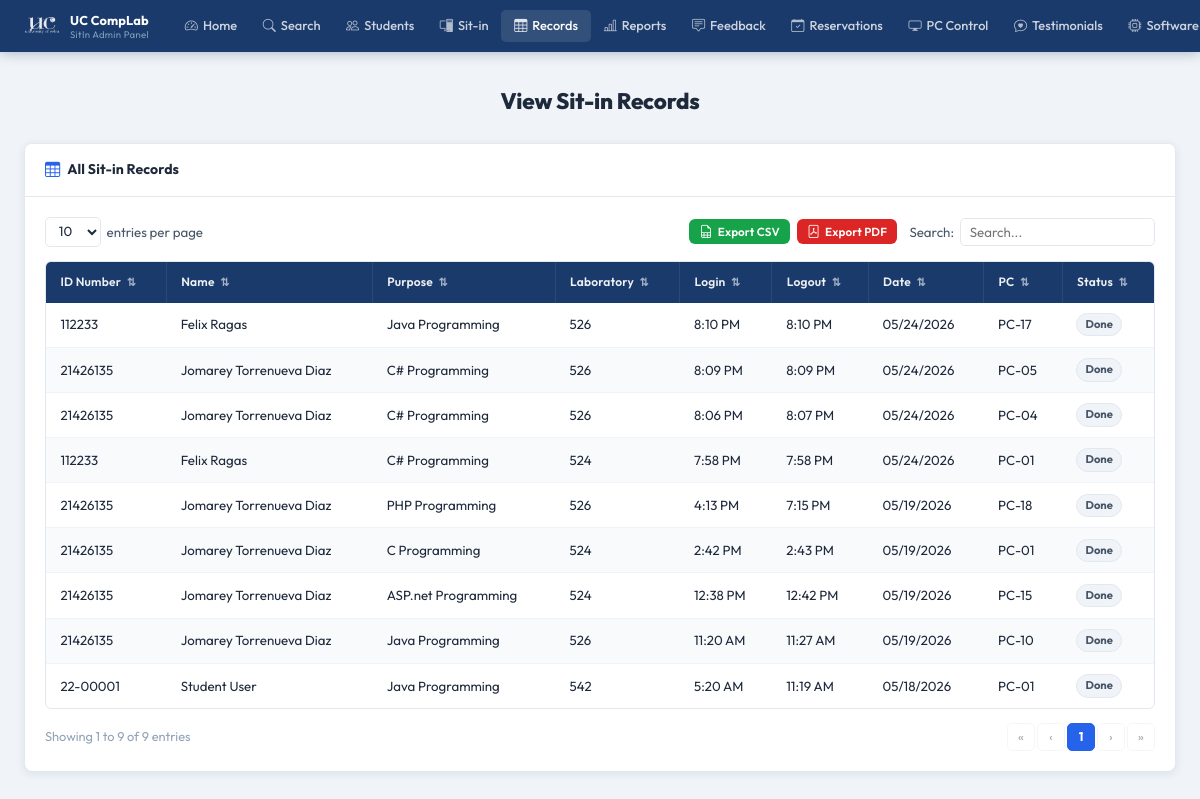
/pages/admin/view-sitin.php (signed in), run on an earlier commit of the app's database.
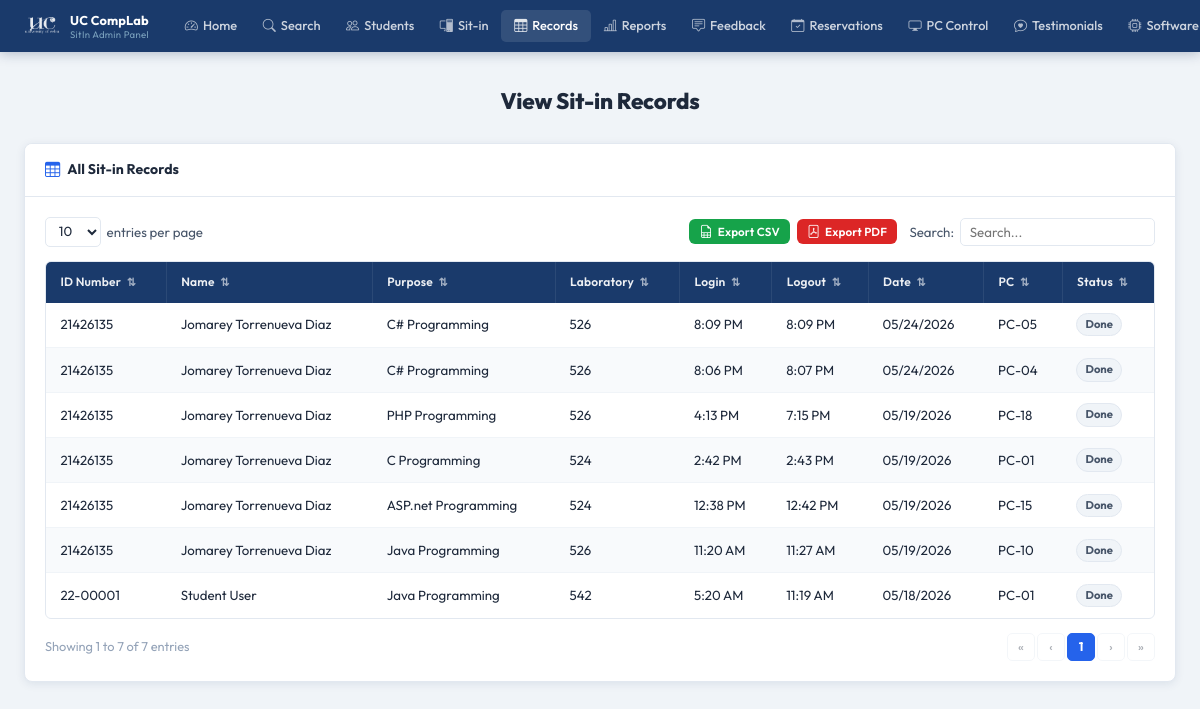
And on a later commit of the database.
### tables this page shows
CREATE TABLE sit_in_logs (
            id          INTEGER PRIMARY KEY AUTOINCREMENT,
            user_id     INTEGER NOT NULL,
            lab_room    TEXT    NOT NULL,
            purpose     TEXT,
            status      TEXT    DEFAULT 'active',
            login_time  DATETIME DEFAULT CURRENT_TIMESTAMP,
            logout_time DATETIME, pc_number INTEGER,
            FOREIGN KEY (user_id) REFERENCES users(id) ON DELETE CASCADE
        );

CREATE TABLE users (
            id                 INTEGER PRIMARY KEY AUTOINCREMENT,
            first_name         TEXT    NOT NULL,
            last_name          TEXT    NOT NULL,
            middle_name        TEXT,
            student_id         TEXT    UNIQUE NOT NULL,
            course             TEXT    NOT NULL,
            course_level       INTEGER NOT NULL,
            email              TEXT    UNIQUE NOT NULL,
            address            TEXT    NOT NULL,
            password           TEXT    NOT NULL,
            remaining_sessions INTEGER DEFAULT 30,
            created_at         DATETIME DEFAULT CURRENT_TIMESTAMP
        , profile_picture TEXT, points INTEGER DEFAULT 0);

### pages/admin/view-sitin.php (the view, shortened to what this page needs)
<?php
$base = '../../';
$db = getDB();
$records = $db->query("
    SELECT s.id, u.student_id,
           u.first_name || ' ' || COALESCE(u.middle_name || ' ', '') || u.last_name AS full_name,
           s.purpose, s.lab_room,
           s.login_time, s.logout_time,
           DATE(s.login_time) AS log_date, s.status, s.pc_number
    FROM sit_in_logs s
    JOIN users u ON u.id = s.user_id
    ORDER BY s.login_time DESC
")->fetchAll();
?>
<!DOCTYPE html>
<html lang="en">
<head>
  <link rel="stylesheet" href="<?= $base ?>assets/css/admin.css"/>
  <link rel="stylesheet" href="https://cdn.jsdelivr.net/npm/bootstrap-icons@1.11.3/font/bootstrap-icons.css"/>
</head>
<body>
<?php require_once __DIR__ . '/../../includes/admin-navbar.php'; ?>
<div class="admin-page">
  <div class="admin-inner">
    <h1 class="a-page-title">View Sit-in Records</h1>
    <div class="a-card">
      <div class="a-card-header">
        <i class="bi bi-table"></i> All Sit-in Records
      </div>
      <div class="a-card-body">
        <div class="a-table-controls">
          <div class="a-entries-wrap">
            <select id="recSelect" class="a-entries-select">
              <option>10</option><option>25</option><option>50</option>
            </select>
            <span>entries per page</span>
          </div>
          <div style="display: flex; align-items: center; gap: 0.75rem; flex-wrap: wrap;">
            <div class="a-export-buttons" style="display: flex; gap: 0.4rem;">
              <button onclick="exportTableToCSV('recTable', 'sit_in_records.csv')" class="a-btn a-btn-sm a-btn-green" title="Export current records to CSV">
                <i class="bi bi-file-earmark-spreadsheet"></i> Export CSV
              </button>
              <button onclick="exportTableToPDF('recTable', 'UC CompLab — Sit-in Records', 'sit_in_records.pdf')" class="a-btn a-btn-sm a-btn-red" title="Export current records to a high-fidelity PDF">
                <i class="bi bi-file-pdf"></i> Export PDF
              </button>
            </div>
            <div class="a-search-wrap" style="margin: 0;">
              <label>Search:</label>
              <input type="text" id="recSearch" class="a-search-box" placeholder="Search..."/>
            </div>
          </div>
        </div>
        <div class="a-table-wrap">
          <table class="a-table" id="recTable">
            <thead>
              <tr>
                <th class="a-sortable" data-col="0">ID Number <span class="a-sort-icon">⇅</span></th>
                <th class="a-sortable" data-col="1">Name <span class="a-sort-icon">⇅</span></th>
                <th class="a-sortable" data-col="2">Purpose <span class="a-sort-icon">⇅</span></th>
                <th class="a-sortable" data-col="3">Laboratory <span class="a-sort-icon">⇅</span></th>
                <th class="a-sortable" data-col="4">Login <span class="a-sort-icon">⇅</span></th>
                <th class="a-sortable" data-col="5">Logout <span class="a-sort-icon">⇅</span></th>
                <th class="a-sortable" data-col="6">Date <span class="a-sort-icon">⇅</span></th>
                <th class="a-sortable" data-col="7">PC <span class="a-sort-icon">⇅</span></th>
                <th class="a-sortable" data-col="8">Status <span class="a-sort-icon">⇅</span></th>
              </tr>
            </thead>
            <tbody id="recBody">
              <?php if (empty($records)): ?>
                <tr class="a-table-empty"><td colspan="9">No records found.</td></tr>
              <?php else: ?>
                <?php foreach ($records as $r): ?>
                  <tr class="a-data-row">
                    <td><?= htmlspecialchars($r['student_id']) ?></td>
                    <td><?= htmlspecialchars($r['full_name']) ?></td>
                    <td><?= htmlspecialchars($r['purpose'] ?? '—') ?></td>
                    <td><?= htmlspecialchars($r['lab_room']) ?></td>
                    <td><?= $r['login_time']  ? date('g:i A', strtotime($r['login_time']))  : '—' ?></td>
                    <td><?= $r['logout_time'] ? date('g:i A', strtotime($r['logout_time'])) : '—' ?></td>
                    <td><?= date('m/d/Y', strtotime($r['log_date'])) ?></td>
                    <td><?= $r['pc_number'] ? 'PC-'.str_pad($r['pc_number'],2,'0',STR_PAD_LEFT) : '—' ?></td>
                    <td>
                      <?php $st = $r['logout_time'] ? 'done' : 'active'; ?>
                      <span class="a-badge badge-<?= $st ?>"><?= ucfirst($st) ?></span>
                    </td>
                  </tr>
                <?php endforeach; ?>
              <?php endif; ?>
            </tbody>
          </table>
        </div>
        <div class="a-table-footer">
          <div class="a-table-info" id="recInfo"></div>
          <div class="a-pagination" id="recPag"></div>
        </div>
      </div>
    </div>
  </div>
</div>
</body>
</html>

### includes/admin-navbar.php (shortened to what this page needs)
<?php
$_currentFile = basename($_SERVER['PHP_SELF']);
function _aNav(string $file): string {
    global $_currentFile;
    return $_currentFile === $file ? 'a-active' : '';
}
?>
<nav class="admin-navbar">
  <div class="admin-nav-inner">
    <a href="<?= $base ?>pages/admin/index.php" class="admin-brand-wrap">
      <img src="<?= $base ?>assets/images/uc-logo-white.png" alt="UC" class="admin-brand-logo" />
      <div class="admin-brand-text">
        <span class="admin-brand-name">UC CompLab</span>
        <span class="admin-brand-sub">SitIn Admin Panel</span>
      </div>
    </a>
    <ul class="admin-nav-links">
      <li><a href="<?= $base ?>pages/admin/index.php" class="<?= _aNav('index.php') ?>">
        <i class="bi bi-speedometer2"></i> Home
      </a></li>
      <li><a href="#" id="adminSearchBtn">
        <i class="bi bi-search"></i> Search
      </a></li>
      <li><a href="<?= $base ?>pages/admin/students.php" class="<?= _aNav('students.php') ?>">
        <i class="bi bi-people"></i> Students
      </a></li>
      <li><a href="<?= $base ?>pages/admin/sitin.php" class="<?= _aNav('sitin.php') ?>">
        <i class="bi bi-pc-display"></i> Sit-in
      </a></li>
      <li><a href="<?= $base ?>pages/admin/view-sitin.php" class="<?= _aNav('view-sitin.php') ?>">
        <i class="bi bi-table"></i> Records
      </a></li>
      <li><a href="<?= $base ?>pages/admin/sitin-reports.php" class="<?= _aNav('sitin-reports.php') ?>">
        <i class="bi bi-bar-chart-line"></i> Reports
      </a></li>
      <li><a href="<?= $base ?>pages/admin/feedback.php" class="<?= _aNav('feedback.php') ?>">
        <i class="bi bi-chat-square-text"></i> Feedback
      </a></li>
      <li><a href="<?= $base ?>pages/admin/reservation.php" class="<?= _aNav('reservation.php') ?>">
        <i class="bi bi-calendar-check"></i> Reservations
      </a></li>
      <li><a href="<?= $base ?>pages/admin/pc-control.php" class="<?= _aNav('pc-control.php') ?>">
        <i class="bi bi-display"></i> PC Control
      </a></li>
      <li><a href="<?= $base ?>pages/admin/testimonials.php" class="<?= _aNav('testimonials.php') ?>">
        <i class="bi bi-chat-heart"></i> Testimonials
      </a></li>
      <li><a href="<?= $base ?>pages/admin/software.php" class="<?= _aNav('software.php') ?>">
        <i class="bi bi-cpu"></i> Software
      </a></li>
    </ul>
  </div>
</nav>

### includes/admin-navbar.php (style rules this page uses)
.admin-brand-wrap { display: flex; align-items: center; gap: 10px; text-decoration: none; flex-shrink: 0; margin-right: 1.25rem; }
.admin-brand-logo { height: 32px; width: auto; object-fit: contain; filter: brightness(0) invert(1); opacity: 0.90; }
.admin-brand-text { display: flex; flex-direction: column; line-height: 1.25; }
.admin-brand-name { font-size: 0.80rem; font-weight: 700; color: #fff; letter-spacing: 0.15px; white-space: nowrap; }
.admin-brand-sub { font-size: 0.60rem; color: rgba(189,232,245,0.60); letter-spacing: 0.3px; }

What changed in the data, as far as the page shows it:
removed sit_in_logs: user.student_id "112233", full_name "Felix Ragas", purpose "Java Programming", lab_room "526", login_time "8:10 PM", logout_time "8:10 PM", log_date "05/24/2026", pc_number "17", logout_time "Done"
removed sit_in_logs: user.student_id "112233", full_name "Felix Ragas", purpose "C# Programming", lab_room "524", login_time "7:58 PM", logout_time "7:58 PM", log_date "05/24/2026", pc_number "01", logout_time "Done"
Also different on the page:
text written by a page script: "Showing 1 to 9 of 9 entries" → "Showing 1 to 7 of 7 entries"
